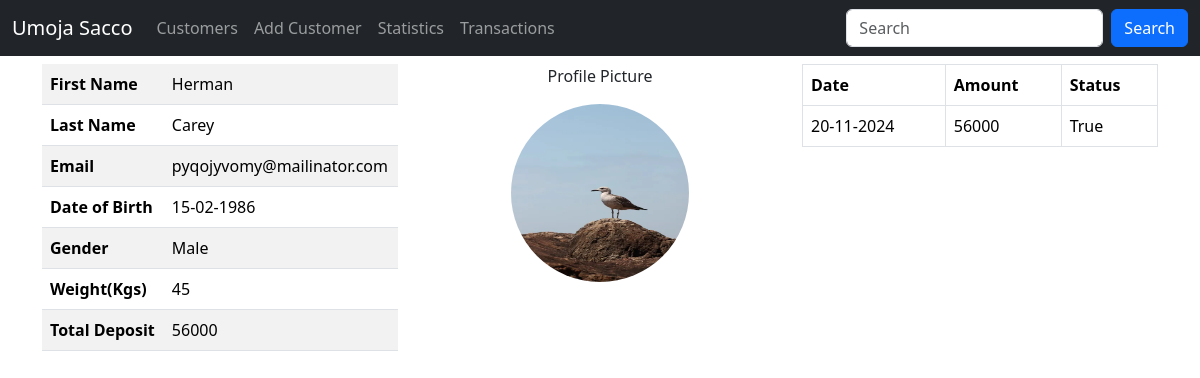
Before: /customer/details/108 (signed in) with the older database file.
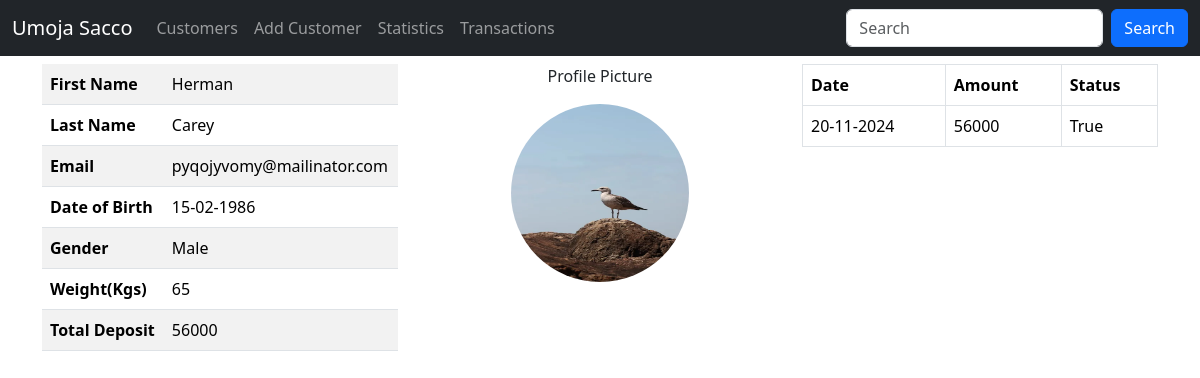
After: the same page with the newer database file.
### main/models.py (models this page shows, shortened)
class Customer(models.Model):
    first_name = models.CharField(max_length=30)
    last_name = models.CharField(max_length=30)
    email = models.EmailField(unique=True)
    dob = models.DateField()
    gender = models.CharField(max_length=10)
    profile_pic = models.ImageField(upload_to=generate_unique_name, null=True)
    weight = models.IntegerField(default=0)
    created_at = models.DateTimeField(auto_now_add=True)
    updated_at = models.DateTimeField(auto_now=True)
    class Meta:
        db_table = 'customers'

### main/views.py (the view)
# urls.py: path('customer/details/<int:customer_id>', views.customer_details, name='customer_details'),
@login_required
@permission_required("main.view_customer", raise_exception=True)
def customer_details(request, customer_id):
      customer = Customer.objects.get(id=customer_id)
      deposits = Deposits.objects.filter(customer_id=customer_id)
      total = Deposits.objects.filter(customer=customer).filter(status=True).aggregate(Sum('amount'))['amount__sum']
      return render(request, 'details.html', {"deposits": deposits,
                                              "customer": customer, "total": total})

### templates/details.html (shortened to what this page needs)
{% extends 'master.html' %}
{% load static %}
{% block content %}
    <div class="container">
        <div class="row mt-2">
            <div class="col-sm-4">
                <table class="table table-striped">
                    <tr>
                        <th>First Name</th>
                        <td>{{ customer.first_name }}</td>
                    </tr>
                    <tr>
                        <th>Last Name</th>
                        <td>{{ customer.last_name }}</td>
                    </tr>
                    <tr>
                        <th>Email</th>
                        <td>{{ customer.email }}</td>
                    </tr>
                    <tr>
                        <th>Date of Birth</th>
                        <td>{{ customer.dob | date:'d-m-Y' }}</td>
                    </tr>
                    <tr>
                        <th>Gender</th>
                        <td>{{ customer.gender }}</td>
                    </tr>
                    <tr>
                        <th>Weight(Kgs)</th>
                        <td>{{ customer.weight }}</td>
                    </tr>
                    <tr>
                       <th>Total Deposit</th>
                       <td>{{ total }}</td>
                   </tr>
                </table>
            </div>
            <div class="col-sm-4">
                <p class="text-center"> Profile Picture</p>
                {% if customer.profile_pic %}
               	    <img src="{{ customer.profile_pic.url }}" alt="logo"
                     class="img-fluid mx-auto d-block rounded-circle" style="height: 178px; width: 178px;">
               {% else %}
               	    <img src="{% static 'logo.png' %}" alt="logo"
                     class="img-fluid mx-auto d-block rounded-circle" style="height: 178px; width: 178px;">
               {% endif %}
            </div>
            <div class="col-sm-4">
                <table class="table table-bordered">
                    <tr>
                        <th>Date</th>
                        <th>Amount</th>
                        <th>Status</th>
                    </tr>
                    {% for depo in deposits %}
                        <tr>
                            <td>{{ depo.created_at | date:'d-m-Y'}}</td>
                            <td>{{ depo.amount }}</td>
                            <td>{{ depo.status }}</td>
                        </tr>
                    {% endfor %}
                </table>
            </div>
        </div>
    </div>
{% endblock %}

Changed rows visible on the page:
changed Customer "Herman": weight "45" → "65"
